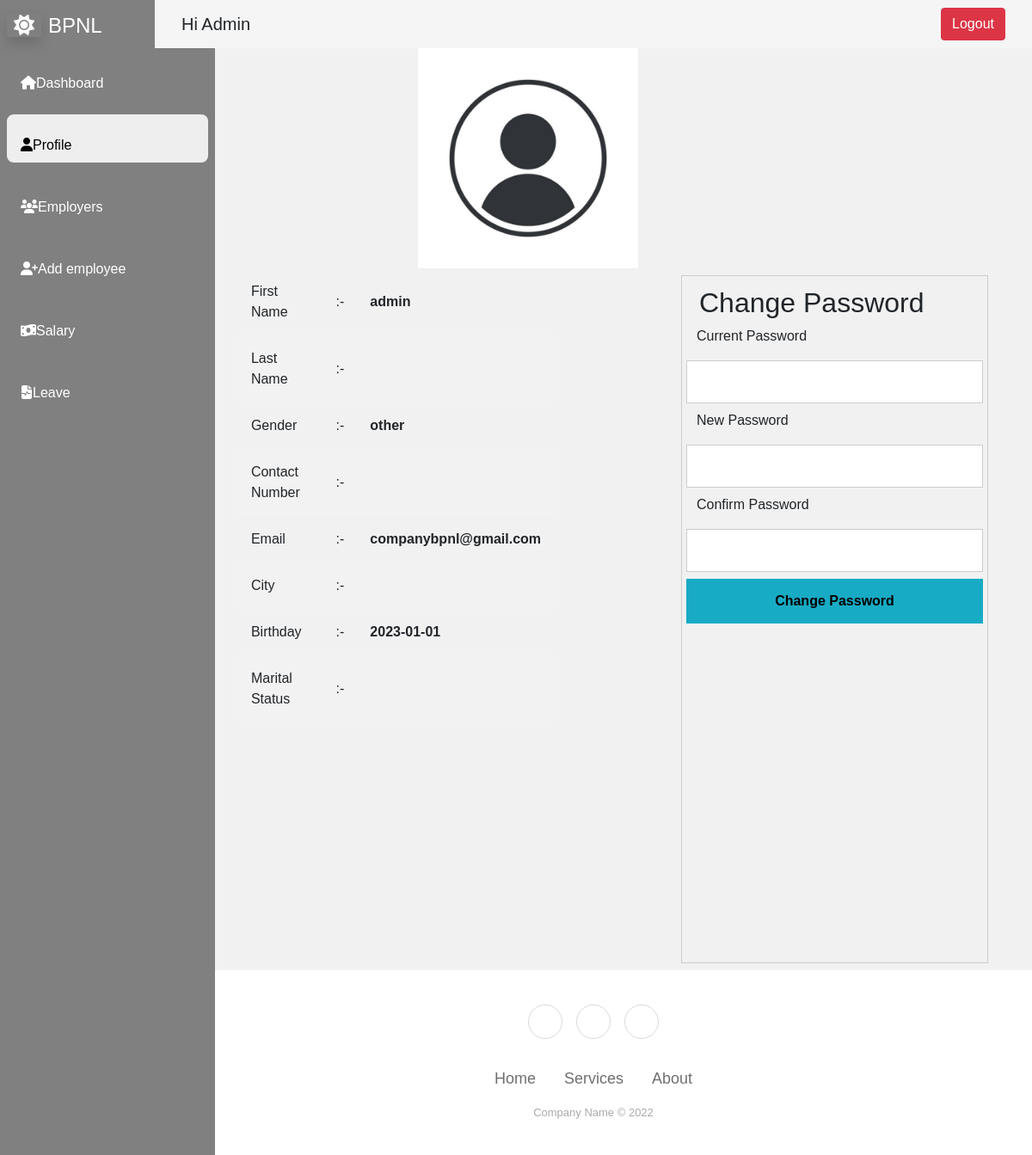
The page /DBMS_project/include/interfaces/hr_profile.php (signed in) on the database its author committed.
### tables this page shows
CREATE TABLE `employee_details` (
  `emp_id` smallint(6) NOT NULL,
  `first_name` varchar(40) NOT NULL,
  `last_name` varchar(40) DEFAULT NULL,
  `gender` varchar(6) NOT NULL,
  `contact_number` varchar(30) NOT NULL,
  `email` varchar(50) DEFAULT NULL,
  `city` varchar(20) DEFAULT NULL,
  `birthday` date NOT NULL,
  `marital_status` varchar(10) DEFAULT NULL
);

### DBMS_project/include/emp_profile.php (the view, shortened to what this page needs)
<?php require_once("connection.php") ?>
<?php
    $user_name = $_SESSION['user_name'];
    $query_id = "SELECT emp_id FROM user WHERE user_name='$user_name'";
    $result_set_id =  mysqli_query($connection,$query_id);
    $record_id = mysqli_fetch_assoc($result_set_id);
    $emp_id = $record_id["emp_id"];
    $query = "SELECT * FROM employee_details WHERE emp_id='$emp_id'";
    $result_set = mysqli_query($connection, $query);
    $record = mysqli_fetch_assoc($result_set);
    $first_name = $record["first_name"];
    $last_name = $record["last_name"];
    $gender = $record["gender"];
    $co_num = $record["contact_number"];
    $email = $record["email"];
    $city = $record["city"];
    $bday = $record["birthday"];
    $m_sts = $record["marital_status"];
?>
<div class="imageContainer">
        <img src="../../img/avatar1.jpg" width="256" height="256" alt="Profile Picture" class="avatar">
    </div>
<div class="bigContainer">
    <div class="tableContainer">
        <table class="editable">
            <tr>
                <td>First Name</td>
                <td> :- </td>
                <td><b><?php echo $first_name ?></b></td>
            </tr>
            <tr>
                <td>Last Name</td>
                <td> :- </td>
                <td><b><?php echo $last_name ?></b></td>
            </tr>
            <tr>
                <td>Gender</td>
                <td> :- </td>
                <td><b><?php echo $gender ?></b></td>
            </tr>
            <tr>
                <td>Contact Number</td>
                <td> :- </td>
                <td><b><?php echo $co_num ?></b></td>
            </tr>
            <tr>
                <td>Email</td>
                <td> :- </td>
                <td><b><?php echo $email ?></b></td>
            </tr>
            <tr>
                <td>City</td>
                <td> :- </td>
                <td><b><?php echo $city ?></b></td>
            </tr>
            <tr>
                <td>Birthday</td>
                <td> :- </td>
                <td><b><?php echo $bday ?></b></td>
            </tr>
            <tr>
                <td>Marital Status</td>
                <td> :- </td>
                <td><b><?php echo $m_sts ?></b></td>
            </tr>
        </table>
    </div>
    <div class="changePasswordForm">
        <form action="emp_profile.php" method="post">
            <div class=content>
                <h2>Change Password</h2>
                <div class="row">
                    <label class="inline-block">Current Password</label>
                     <input
                    type="password" name="currentPassword"
                    class="full-width">
                </div>
                <div class="row">
                    <label class="inline-block">New Password</label> <input
                    type="password" name="newPassword"
                    class="full-width">
                </div>
                <div class="row">
                    <label class="inline-block">Confirm Password</label>
                    <input
                    type="password" name="confirmPassword"
                    class="full-width">
                </div>
                <div class="row">
                    <input class="changebtn" type="submit" name="submit" value="Change Password">
                </div>
            </div>
        </form>
    </div>
</div>

### DBMS_project/css/empdash1.css (style rules this page uses)
body { background-color: #f1f1f1; }

### DBMS_project/css/emp_profile.css (style rules this page uses)
.bigContainer { display: flex; }
.imageContainer { display: block; margin-left: auto; margin-right: auto; width: 40%; }
.tableContainer { display: block; margin-left: auto; margin-right: auto; width: 45%; }
.editable { display: block; margin-left: auto; margin-right: auto; width: 45%; }
.changePasswordForm { display: block; margin-left: auto; margin-right: auto; width: 35%; }
input[type=text], input[type=password] { width: 100%; padding: 12px 20px; margin: 8px 0; display: inline-block; border: 1px solid #ccc; box-sizing: border-box; }
.changebtn { background-color: #18abc5; color: rgb(0, 0, 0); padding: 14px 20px; margin: 8px 0; border: none; cursor: pointer; width: 100%; font-weight: bold; }
.content { width: 100%; padding: 12px 20px; margin: 8px 0; display: inline-block; border: 1px solid #ccc; box-sizing: border-box; }

### DBMS_project/css/edit_table.css (style rules this page uses)
* { font-family: Arial, Helvetica, sans-serif; box-sizing: border-box; }
.editable { border-collapse: collapse; display: block; margin-left: auto; margin-right: auto; width: 80%; }
.editable th, .editable td { text-align: left; padding: 15px; }
.editable tbody tr:nth-child(even) { background: #f2f2f2; }

### DBMS_project/css/style.css (style rules this page uses)
body { background-color: #f1f1f1; }
.content { min-height: 100vh; width : 100%; }

### rows shown on the page
employee_details: first_name "admin", gender "other", email "companybpnl@gmail.com", birthday "2023-01-01"

### other values the page prints
$_SESSION['user_name'] "Admin"
